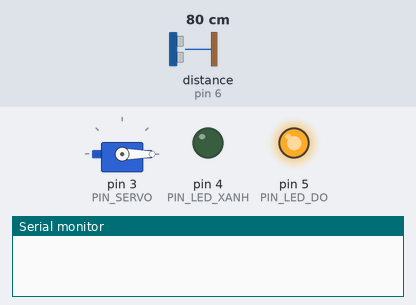
Bench run of a sketch on a simulated Arduino Uno, built with avr-gcc and run on an emulated ATmega328P. On the bench: servo, output pins drawn as LEDs (lit = HIGH), the last lines printed to the serial monitor. Wiring (inferred from the names in the program): ultrasonic range finder: trigger pin 7; echo pin 6. The test bench sets the inputs (shaded band); at power-on: distance to the obstacle (sensor on pin 6) 80 cm. The echo pulse lasts 58.3 µs per cm; pins used as bus, display or sensor lines are not drawn.

Above: at 1.2 s.
1.3 s: distance to the obstacle (sensor on pin 6) set to 17 cm
2.8 s: distance to the obstacle (sensor on pin 6) set to 13 cm
At 3.4 s:
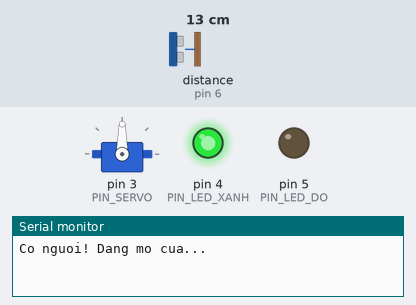
4.3 s: distance to the obstacle (sensor on pin 6) set to 18 cm
At 4.7 s:
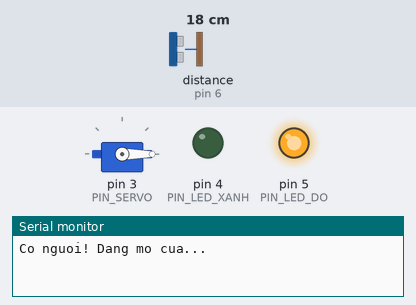
5.8 s: distance to the obstacle (sensor on pin 6) set to 2 cm
At 6.3 s:
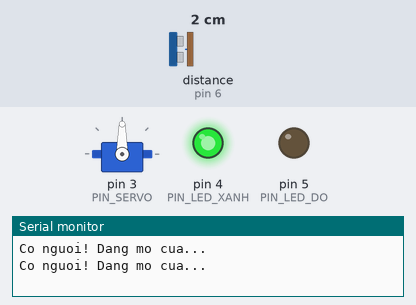
Timing chart, 0 to 8.4 s (numbered marks = the images above; inputs shaded):
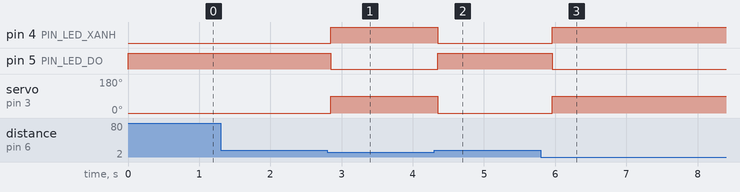

Measured:
- the behaviour switches between 16 and 15 cm on distance to the obstacle (sensor on pin 6) (found by bisection; images 0 and 1)
- after the input at 1.3 s, every drawn part: stays the same
- after the input at 2.8 s, pin 4 (PIN_LED_XANH): LOW → HIGH after 0.05 s; pin 5 (PIN_LED_DO): HIGH → LOW after 0.05 s; servo on pin 3 (PIN_SERVO): 0° → 90° after 0.05 s
- after the input at 4.3 s, pin 4 (PIN_LED_XANH): HIGH → LOW after 0.05 s; pin 5 (PIN_LED_DO): LOW → HIGH after 0.05 s; servo on pin 3 (PIN_SERVO): 90° → 0° after 0.05 s
- after the input at 5.8 s, pin 4 (PIN_LED_XANH): LOW → HIGH after 0.16 s; pin 5 (PIN_LED_DO): HIGH → LOW after 0.16 s; servo on pin 3 (PIN_SERVO): 0° → 90° after 0.16 s

The sketch:

BLKLab_PRJ_59_Cua_Mo_Tu_Dong_Voi_Arduino.ino
```cpp
/*=================================================================================================
 * BANLINHKIEN.COM                                            *
 ==================================================================================================
*/

#include <Servo.h>         // Thư viện điều khiển servo

// --- KHAI BÁO CẤU HÌNH ---
Servo myServo;             // Khởi tạo đối tượng servo
const int PIN_SERVO    = 3; // Chân tín hiệu servo
const int PIN_TRIG     = 7; // Chân phát siêu âm
const int PIN_ECHO     = 6; // Chân thu siêu âm
const int PIN_LED_XANH = 4; // Đèn báo mở cửa
const int PIN_LED_DO   = 5; // Đèn báo đóng cửa

// --- BIẾN TÙY CHỈNH ---
const int LIMIT_DIST = 15;   // Khoảng cách kích hoạt (15cm)
const int OPEN_TIME  = 1500; // Thời gian giữ cửa mở (1.5 giây)

void setup() {
  myServo.attach(PIN_SERVO);
  pinMode(PIN_TRIG, OUTPUT);
  pinMode(PIN_ECHO, INPUT);
  pinMode(PIN_LED_XANH, OUTPUT);
  pinMode(PIN_LED_DO, OUTPUT);

  // Trạng thái ban đầu: Cửa đóng (0 độ), đèn đỏ sáng
  myServo.write(0);
  digitalWrite(PIN_LED_DO, HIGH);
  digitalWrite(PIN_LED_XANH, LOW);

  Serial.begin(9600); // Theo dõi khoảng cách qua máy tính
}

void loop() {
  // 1. PHÁT XUNG SIÊU ÂM
  digitalWrite(PIN_TRIG, LOW);
  delayMicroseconds(2);
  digitalWrite(PIN_TRIG, HIGH);
  delayMicroseconds(10);
  digitalWrite(PIN_TRIG, LOW);

  // 2. TÍNH KHOẢNG CÁCH
  long duration = pulseIn(PIN_ECHO, HIGH);
  float distance = (duration * 0.0343) / 2;

  // 3. LOGIC ĐIỀU KHIỂN CỬA VÀ ĐÈN
  if (distance > 0 && distance <= LIMIT_DIST) {
    // PHÁT HIỆN VẬT CẢN -> MỞ CỬA
    Serial.println("Co nguoi! Dang mo cua...");

    digitalWrite(PIN_LED_XANH, HIGH); // Bật đèn xanh
    digitalWrite(PIN_LED_DO, LOW);    // Tắt đèn đỏ
    myServo.write(90);                // Servo quay 90 độ để mở

    delay(OPEN_TIME);                 // Giữ cửa mở trong 1.5 giây
  }
  else {
    // KHÔNG CÓ NGƯỜI -> ĐÓNG CỬA
    digitalWrite(PIN_LED_XANH, LOW);  // Tắt đèn xanh
    digitalWrite(PIN_LED_DO, HIGH);   // Bật đèn đỏ
    myServo.write(0);                 // Servo quay về 0 độ để đóng

    delay(200); // Nghỉ 0.2 giây trước chu kỳ quét tiếp theo
  }
}
```
